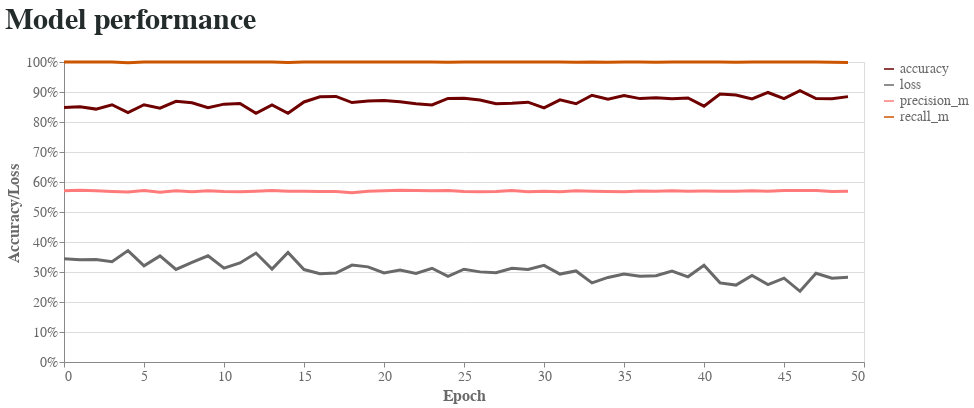

Notebook code for this chart:
### Code cell
line_chart(histories[0])

### Figure 1 — Vega-Lite specification as saved in the notebook (floating-point values rounded to 4 significant figures; data arrays with more than 128 entries replaced by an {"elided": "..."} marker saying what was removed)
{"config": {"view": {"continuousWidth": 400, "continuousHeight": 300}, "axis": {"labelColor": "#696969", "labelFont": "Arial", "labelFontSize": 14, "titleColor": "#696969", "titleFont": "Arial", "titleFontSize": 16}, "title": {"anchor": "start", "color": "#232b2b", "font": "Arial", "fontSize": 30, "offset": 20}}, "data": {"name": "data-5d959b905c9f8e373283ce1c5ccef459"}, "mark": {"type": "line", "size": 3}, "encoding": {"color": {"type": "nominal", "field": "variable", "legend": {"labelColor": "#696969", "labelFont": "Arial", "labelFontSize": 14, "title": null}, "scale": {"range": ["#6f0000", "#696969", "#ff7b7b", "#CC5500"]}}, "x": {"type": "quantitative", "axis": {"grid": false, "tickCount": 10, "title": "Epoch"}, "field": "epoch"}, "y": {"type": "quantitative", "axis": {"format": "%", "title": "Accuracy/Loss"}, "field": "value"}}, "height": 300, "title": "Model performance", "width": 800, "$schema": "https://vega.github.io/schema/vega-lite/v4.8.1.json", "datasets": {"data-5d959b905c9f8e373283ce1c5ccef459": {"elided": "200 records"}}}
